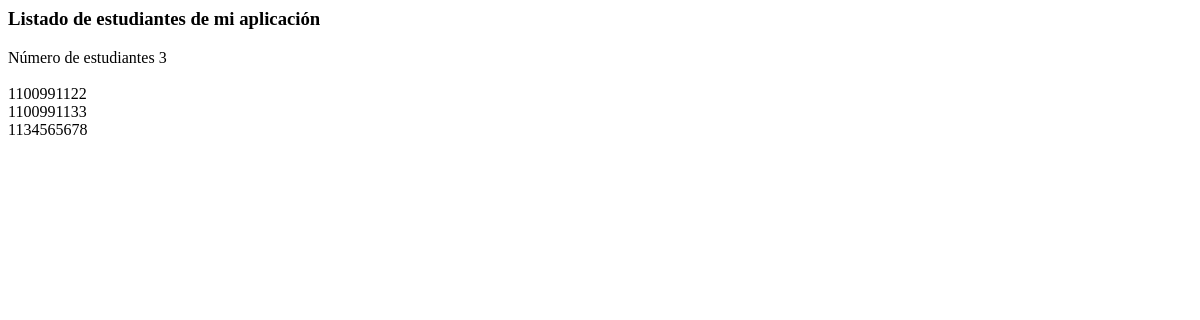
The app's page /administrativo/listado-estudiantes, older data.
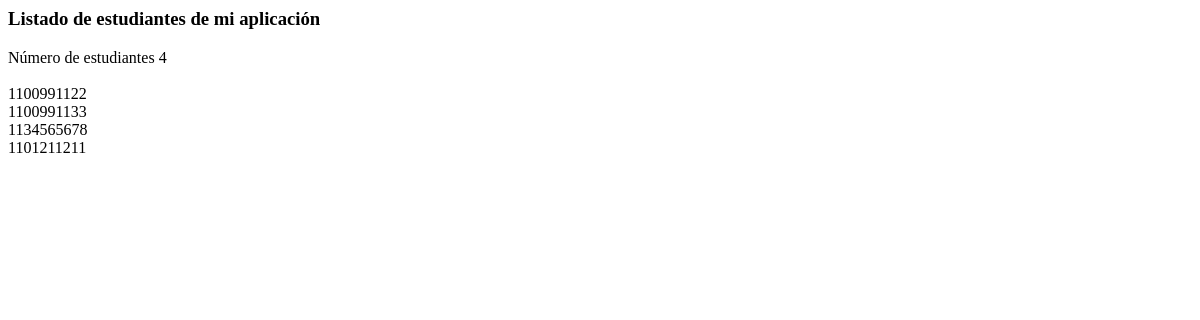
The same page, newer data.
### administrativo/models.py (models this page shows, shortened)
class Estudiante(models.Model):
    nombre = models.CharField(max_length=30)
    apellido = models.CharField(max_length=30)
    cedula = models.CharField(max_length=30, unique=True)

### administrativo/views.py (the view)
# urls.py: path('listado-estudiantes', views.listadoEstudiantes,
def listadoEstudiantes(request):
    estudiantes = Estudiante.objects.all()
    titulo = "Listado de estudiantes de mi aplicación"
    informacion_template = {'estudiantes': estudiantes,
    'numero_estudiantes': len(estudiantes), 'mititulo': titulo}
    return render(request, 'listadoEstudiantes.html', informacion_template)

### administrativo/templates/listadoEstudiantes.html (shortened to what this page needs)
<h3>{{ mititulo }}</h3>
Número de estudiantes {{ numero_estudiantes }}
{% for e in estudiantes %}
  {{e.cedula}}<br/>
{% endfor %}

Row changes from the older to the newer data that the page shows:
added Estudiante: cedula "1101211211"
Text that changed along with them:
{{ numero_estudiantes }}: "3" → "4"
